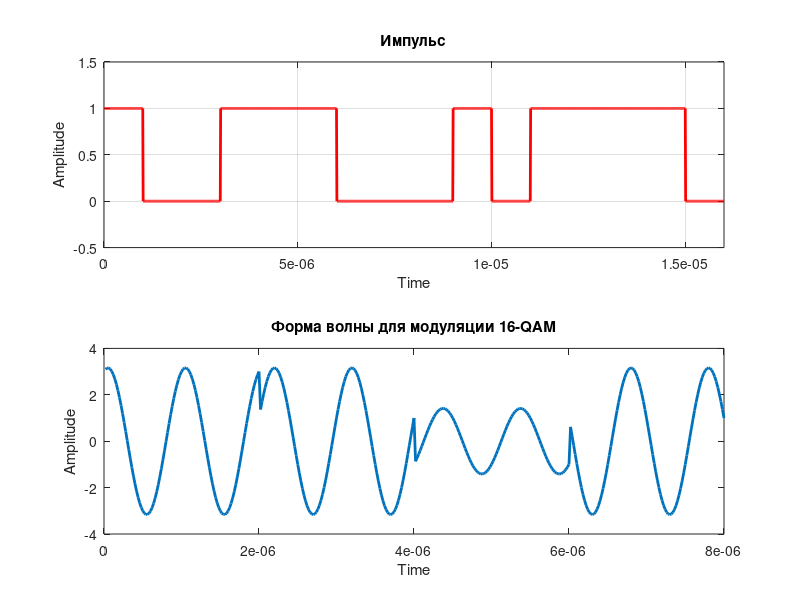

Source code (MATLAB):
clc;
clear all;
close all;
M=16;
Ld=log2(M);
ds=ceil(Ld);
dif=ds-Ld;
nbit=16;                                        
msg=round(rand(nbit,1));           
disp(' binary information at transmitter ');
disp(msg);
fprintf('\n\n');
x=msg;
bp=.000001;                                                  
bit=[]; 
for n=1:1:length(x)
    if x(n)==1;
       se=ones(1,100);
    else x(n)==0;
        se=zeros(1,100);
    end
     bit=[bit se];

end
t1=bp/100:bp/100:100*length(x)*(bp/100);
subplot(2,1,1);
plot(t1,bit,'r','lineWidth',2);grid on;
axis([ 0 bp*length(x) -.5 1.5]);
ylabel('Amplitude');xlabel('Time');
title('Импульс');
M=M;                                            
msg_reshape=reshape(msg,log2(M),nbit/log2(M))';
size(msg_reshape);
for(j=1:1:nbit/log2(M))
   for(i=1:1:log2(M))
       a(j,i)=num2str(msg_reshape(j,i));
   end
end
as=bin2dec(a);
ast=as';
M=M;                                              
x1=[0:M-1];
p=qammod(ast,M)     
%XXXXXX  QAM-модуляция М(16)-массива XXXXXX
RR=real(p)
II=imag(p)
sp=bp*2;                                     
sr=1/sp;                                                      
f=sr*2;
t=sp/100:sp/100:sp;
ss=length(t);
m=[];
for(k=1:1:length(RR))
    yr=RR(k)*cos(2*pi*f*t);                     
    yim=II(k)*sin(2*pi*f*t);             
    y=yr+yim;
    m=[m y];
end
tt=sp/100:sp/100:sp*length(RR);
    subplot(2,1,2);
plot(tt,m,'lineWidth',2);
title('Форма волны для модуляции 16-QAM');
xlabel('Time'); ylabel('Amplitude');




